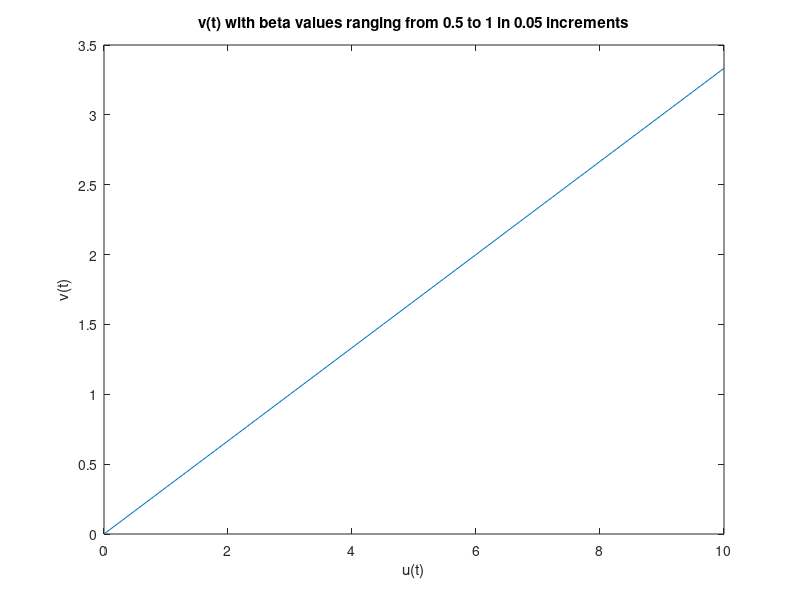

The MATLAB script that drew this image:
clc, clear, close all

%% Script
beta = 0.25:0.01:0.75;
u = 0:0.5:10;
beta_size = size(beta);
loop_range = beta_size(2);

% hold on
for i = 1:loop_range
    v = (1-beta(i))/beta(i)*u;
    plot(u, v)
end
title("v(t) with beta values ranging from 0.5 to 1 in 0.05 increments")
xlabel("u(t)")
ylabel("v(t)")
% legend("0.50", "0.55", "0.60", "0.65", "0.70", "0.75", "0.80", "0.85", "0.90", "0.95", "1.00")
% As beta increases, the slope of v(t) increases.

